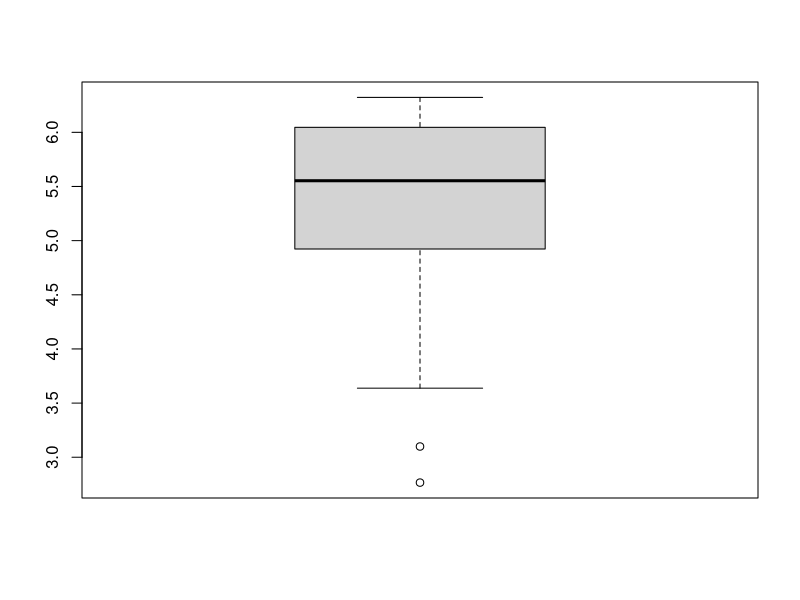

The R source for this figure:
library(tidyverse)
####TEMA 1 APUNTES
##Posit cheatsheets en la pagina de Posit de RStudio para atajos de librerias importantes

##quarto web -> queda guay


#comparacion<- 5>6
#comparacion

##para mirar ayuda de una funcion:
# > help("nombre_funcion")
#Fechas:

#Bank_Transaction_Fraud_Detection$Transaction_Date <- as.Date( Bank_Transaction_Fraud_Detection$Transaction_Date, )

#nombres a las posiciones de vector:

mivector <- c(1,2,3)
names(mivector) <- c("uno","dos","tres")

mivector[1]
mivector["dos"]

#matriz:
mimatriz <- matrix(NA, nrow=3, ncol=5)
mimatriz
help("matrix")

help("cbind")  #concatenar vectores en matriz

#listas:

milista <- list(5, "a", 1:10, c("a","b"), matrix(c(2,3,4,1,5,7) ,nrow=2, byrow=TRUE))

class(milista[[1]]) #numeric
class(milista[1]) #list

milista[[1]]*5
names(milista) <- c("l1","l2","l3","l4","l5")
class(milista$l5)

#clusters, sockets, forks ->mirar

#parSapply -> apply en paralelo
help("apply")

#dentro de tidyverse tenemos dplyr
help("dplyr")


#Variables aleatorias

#los graficos los haremos con ggplot2 
#diagramas de barras,historigramas,boxplots,puntos,etc...

#histograma-> poner tantos bins como raiz de n,el histograma representa la distribucion

#Sea X una variable aleatoria que viene dada por la funcion de probabilidad teorica:
#F(x) = P(X<=x)
#stat_ecdf  la probabilidad de la muestra de cumplir una condicion

#La funcion de densidad f(x) es tal que:
#F(x)=P(X<=x)= Integral[ f(x)dx ]    
#cumple: f(x)>0   Y   la integral en todo su dominio vale 1  ->funcion continua
#geom_density

#P(x-h<= X <= x+h) : la probabilidad de que x este en el radio de h (entre x-h y x+h)
#P(x-h<= X <= x+h) = Integral(x-h  x+h)[f(t)dx==2h*f(x)]
#^f(x)=(1/2*h)P(x-h<= X <= x+h)
#En conclusion hay que elegir un KERNEL(funcion continua) y un parámetro h
#contra mas grande el h mas suave se ven los datos, a menos h mas picos tiene
#h: bandwidth
#si asumo que mis datos son gaussianos, puedo asumir una determinada h

#Dos tipos de f, f gorrito y f teorica, la f teorica la asumimos para sacar la h junto con 
#la f gorrito
#---------------------
#Diagrama de caja y bigotes

#                  _____________
#                 /             \  <--Gaussiana
#         _______/               \
#        /         _____________       IQR = Q3 - Q1
#  _____          |     |      |
#Q1-1,5*2QR|------|     |      |---------| Q3+1,5*IQR
#                 |_____|______|
#                Q1      Q2    Q3  
x<-rnorm(20,mean=5,sd=1)
boxplot(x)

#Los diagramas de violín dependeran de la densidad kernel que se ponga


####TEMA 2:NUMEROS ALEATORIOS Y SIMULACIÓN: APUNTES

#Necesitamos vectores aleatorios
#numeros aleatorios puros: son los meramente aleatorios, sin reglas o planes
#cuasio-aleatorios
#pseudo-aleatorios <-los que vamos a usar nosotros
#ejemplo:
#U~Uniforme(a=0,b=1) 
#a:principio   b:final  los valores estan entre esos valores
#dentro de esa caja la prob de tener 0,2 0,5 es la misma (distribucion uniforme)

#generacion por congruencias:
#importante el tema de la semilla en generacion por congruencias
#para replicar modelos y poder obtener mismos resultados fijamos la semilla
#a,c,m se pueden no tocar,dejarlos como estan

#---------------------para variables discretas------------------------------------
#Distribucion uniforme en (0,1)
#P(U<=u)=P(u)

#definir variable aleatoria

#en variables continuas usamos intervalos

#probabilidad de Bernoulli:
#P(X=x) = p^x  *  (1-p)^1-x           x: 0 o 1        
#ejemplo:
#y~Bin(n,p)    n:numero de veces que repito la extraccion
#posibles resultados: (x1,x2) (1,1)  (1,0)  (0,1)  (0,0)
#P(y=0) = (1-p)^2                             [0 exitos]
#P(y=1) = p*(1-p) + (1-p)+p = 2*(p*(1-p))     [1 exito ]
#P(y=2) = p^2                                 [2 exitos]

#Simulacion de la distribucion geometrica:
#realizamos tantas pruebas independientes de bernoulli hasta que encontramos un éxito
#y es el número de fracasos hasta que obtenemos el primer éxito



#Simulacion de la Binomial Negativa: numero de fracasos hasta conseguir n exitos
#y=numero de fracasos hasta obtener n exitos

#-----^estas distribuciones son para variables discretas------------------------------------------------------------------------



